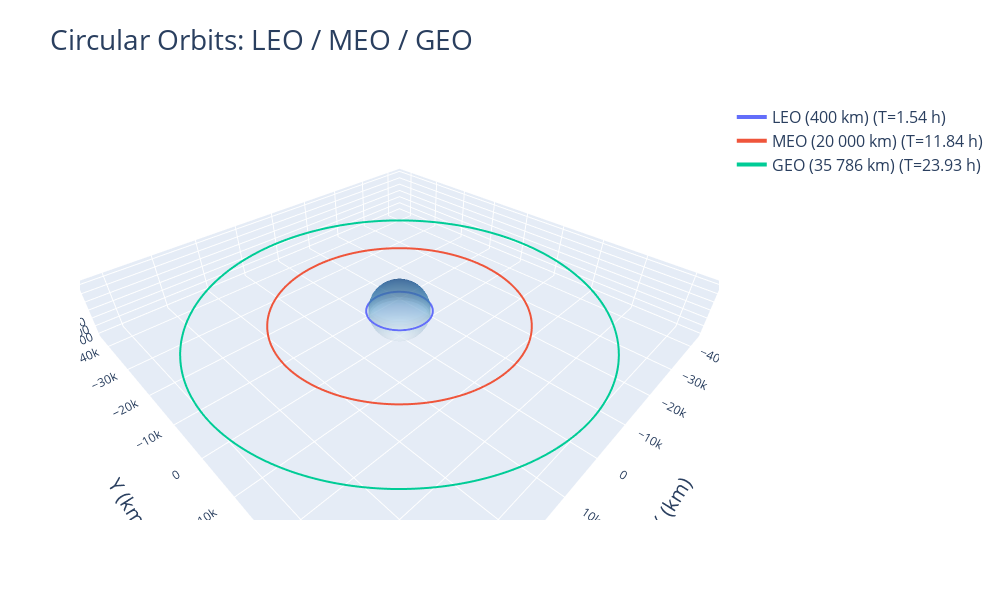

Notebook source saved alongside this figure:
### Code cell
fig = go.Figure(data=traces)

fig.update_layout(
    width=1000,
    height=600,

    # Title styling
    title=dict(
        text="Circular Orbits: LEO / MEO / GEO",
        font=dict(size=28)            # title font size
    ),

    # Legend styling
    legend=dict(
        font=dict(size=16),           # legend text size
        bgcolor="rgba(255,255,255,0.7)"  # semi-transparent background (optional)
    ),

    # Default font for hover, etc.
    font=dict(
        size=14                       # base font size
    ),

    scene=dict(
        xaxis=dict(
            title="X (km)",
            title_font=dict(size=20),  # x-axis label size
            tickfont=dict(size=12)     # x-axis tick label size
        ),
        yaxis=dict(
            title="Y (km)",
            title_font=dict(size=20),
            tickfont=dict(size=12)
        ),
        zaxis=dict(
            title="Z (km)",
            title_font=dict(size=20),
            tickfont=dict(size=12)
        ),
        aspectmode='data'
    )
)

fig.show()

### Figure 1 — Plotly figure (JSON) as saved in the notebook; plotly's stock layout.template omitted (floating-point values rounded to 4 significant figures; data arrays with more than 128 entries replaced by an {"elided": "..."} marker saying what was removed)
{"data": [{"line": {"width": 4}, "mode": "lines", "name": "LEO (400 km) (T=1.54 h)", "type": "scatter3d", "x": {"elided": "300 float values"}, "y": {"elided": "300 float values"}, "z": {"elided": "300 int values"}}, {"line": {"width": 4}, "mode": "lines", "name": "MEO (20 000 km) (T=11.84 h)", "type": "scatter3d", "x": {"elided": "300 float values"}, "y": {"elided": "300 float values"}, "z": {"elided": "300 int values"}}, {"line": {"width": 4}, "mode": "lines", "name": "GEO (35 786 km) (T=23.93 h)", "type": "scatter3d", "x": {"elided": "300 float values"}, "y": {"elided": "300 float values"}, "z": {"elided": "300 int values"}}, {"colorscale": [[0, "rgb(247,251,255)"], [0.125, "rgb(222,235,247)"], [0.25, "rgb(198,219,239)"], [0.375, "rgb(158,202,225)"], [0.5, "rgb(107,174,214)"], [0.625, "rgb(66,146,198)"], [0.75, "rgb(33,113,181)"], [0.875, "rgb(8,81,156)"], [1, "rgb(8,48,107)"]], "name": "Earth", "opacity": 0.5, "showscale": false, "type": "surface", "x": {"elided": "30x30 float values"}, "y": {"elided": "30x30 float values"}, "z": {"elided": "30x30 float values"}}], "layout": {"font": {"size": 14}, "height": 600, "legend": {"bgcolor": "rgba(255,255,255,0.7)", "font": {"size": 16}}, "scene": {"aspectmode": "data", "xaxis": {"tickfont": {"size": 12}, "title": {"font": {"size": 20}, "text": "X (km)"}}, "yaxis": {"tickfont": {"size": 12}, "title": {"font": {"size": 20}, "text": "Y (km)"}}, "zaxis": {"tickfont": {"size": 12}, "title": {"font": {"size": 20}, "text": "Z (km)"}}}, "title": {"font": {"size": 28}, "text": "Circular Orbits: LEO / MEO / GEO"}, "width": 1000}}
